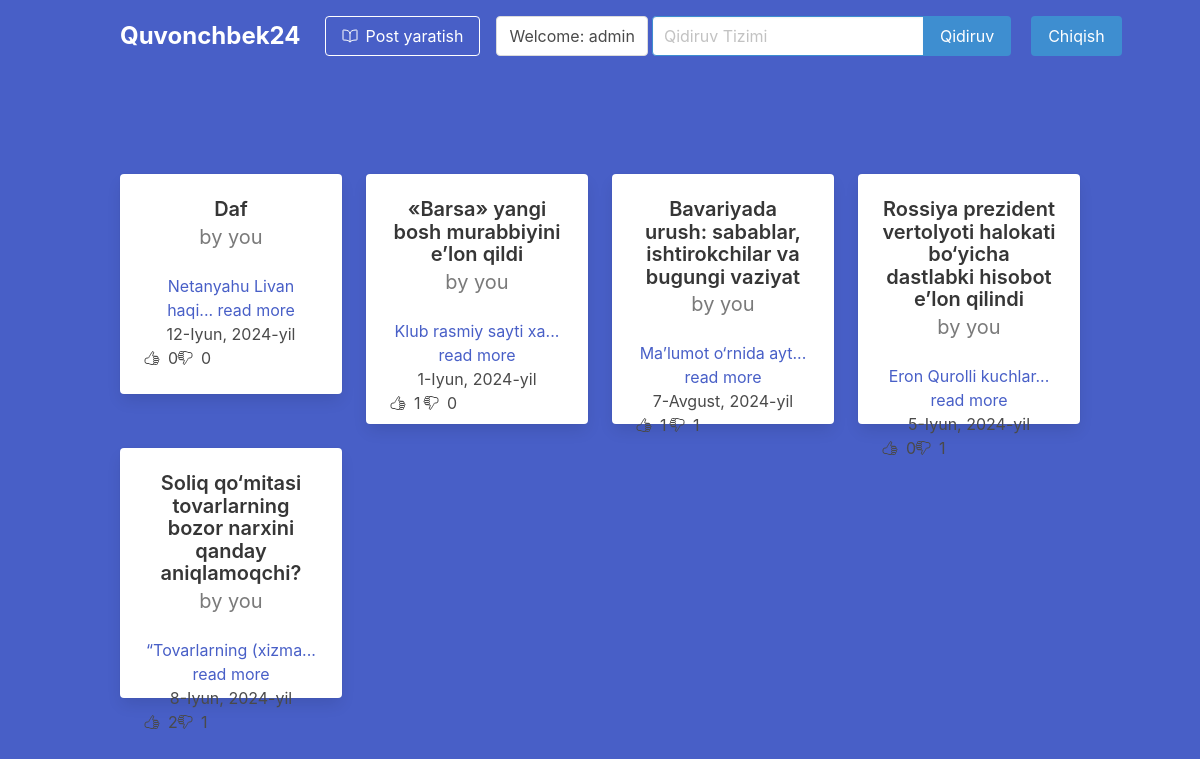
The app's page / (signed in) with its own data.
### crud/models.py (models this page shows, shortened)
class Article(models.Model):
    title = models.CharField(max_length=250)
    text = models.TextField()
    slug = models.SlugField(unique=True)
    date = models.DateField(auto_now=True)
    thumb = models.ImageField(blank=True)
    author = models.ForeignKey(User, default=None, on_delete=models.CASCADE)
    likes = models.ManyToManyField(User, related_name='article_likes')
    dislikes = models.ManyToManyField(User, related_name='article_dislikes')
    def snippet(self):
        return self.text[:20] + '... read more'
    def total_likes(self):
        return self.likes.count()
    def total_dislikes(self):
        return self.dislikes.count()

### crud/views.py (the view)
# urls.py: path('', article_func, name='article_func'),
@login_required
def article_func(request):
    articles = Article.objects.all().order_by('-id')
    search = request.GET.get('search')
    articles = articles.filter(Q(title__icontains=search) | Q(text__icontains=search)) if search else articles
    context = {
        'articles': articles,
    }
    return render(request, 'home_list.html', context)

### templates/home_list.html
{% extends 'base.html' %}
{% load static %}
{% block content %}
<div class="container">
    <div class="columns is-centered" style="display: grid; grid-template-columns: repeat(4,1fr)">
        {% for article in articles %}
        <div class="column ">
            <div class="card has-text-centered" style="max-height: 250px;">
                <div class="card-content">
                    <div class="media">
                        <div class="media-content">
                            <p class="title has-text-dark is-5">
                                {{ article.title}}
                            </p>
                            {% if user == article.author %}
                            <p class="subtitle is-t has-text-grey">by you</p>
                            {% else %}
                            <p class="subtitle is-4 has-text-grey">by {{ article.author }} </p>
                            {% endif %}
                        </div>
                    </div>
                    <div class="content ">
                        <a href="{% url 'article_detail' article.slug %}">
                            {{ article.snippet }}
                        </a>
                        <br>
                        <div>{{ article.date }}</div>
                         <div class="columns has-text-centered" >
                            <div class="column is-2">
                                <div class="columns is-gapless">
                                    <div class="column">
                                        <ion-icon name="thumbs-up-outline" class="mt-1"></ion-icon>
                                    </div>
                                    <div class="column">
                                        <span class="ml-2">{{ article.total_likes }}</span>
                                    </div>
                                </div>
                            </div>
                            <div class="column is-2">
                                <div class="columns is-gapless">
                                    <div class="column">
                                        <ion-icon name="thumbs-down-outline" class="mt-1"></ion-icon>
                                    </div>
                                    <div class="column">
                                        <span class="ml-2">{{ article.total_dislikes }}</span>
                                    </div>
                                </div>
                            </div>
                        </div>
                    </div>
                </div>
            </div>
        </div>
        {% endfor %}
    </div>
</div>
{% endblock %}

### templates/base.html (shortened to what this page needs)
{% load static %}
<html lang="en">
<head>
    <link rel="stylesheet" href="{% static 'css/style.css' %}">
    <link rel="stylesheet" href="{% static 'bulma.css' %}">
    <link rel="stylesheet" href="https://cdn.jsdelivr.net/npm/bulma@0.9.4/css/bulma.min.css">
</head>
<body>
<section class="hero has-background-link is-fullheight">
    <div class="hero-head">
        <header class="navbar">
            <div class="container">
                <div class="navbar-brand">
                    <a class="navbar-item" href="{% url 'article_func' %}">
                        <h1 class="has-text-white has-text-weight-bold is-size-4">Quvonchbek24</h1>
                    </a>
                </div>
                <div id="navbarMenuHeroC" class="navbar-menu">
                    <div class="navbar-start">
                        {% if user.is_authenticated %}
                        <span class="navbar-item">
                            <a href="{% url 'article_create' %}" class="button is-info is-outlined is-inverted">
                                <span class="mr-2">
                                    <ion-icon name="book-outline"></ion-icon>
                                </span>
                                <span>
                                    Post yaratish
                                </span>
                            </a>
                        </span>
                        {% endif %}
                    </div>
                    <div class="navbar-end">
                        {% if user.is_authenticated %}
                        <a href="" class="navbar-item button my-4 mx-1">
                            Welcome: {{ user }}
                        </a>
                        <form action="{% url 'article_func' %}" method="get">
                            <div class="field has-addons mt-4 mr-2">
                                <div class="control ">
                                    <input class="input is-info" type="search" placeholder= "Qidiruv Tizimi" name="search">
                                </div>
                                <div class="control">
                                    <button class="button is-info" type="submit">
                                        Qidiruv
                                    </button>
                                </div>
                            </div>
                        </form>
                        <span class="navbar-item">
                            <a href="{% url 'sign_out' %}" class="button is-info">
                                Chiqish
                            </a>
                        </span>
                        {% else %}
                        <span class="navbar-item">
                            <a href="{% url 'sign_in' %}" class="button is-info">Kirish </a>
                        </span>
                        {% endif %}
                    </div>
                </div>
            </div>
        </header>
    </div>
    <div class="hero-body">
        {% block content %}
        {% endblock %}
    </div>
</section>
</body>
</html>

### records on screen
Article: title "Daf", shows "by you", snippet "Netanyahu Livan haqi... read more", date "12-Iyun, 2024-yil", total_likes "0", total_dislikes "0"
Article: title "«Barsa» yangi bosh murabbiyini e’lon qildi", shows "by you", snippet "Klub rasmiy sayti xa... read more", date "1-Iyun, 2024-yil", total_likes "1", total_dislikes "0"
Article: title "Bavariyada urush: sabablar, ishtirokchilar va bugungi vaziyat", shows "by you", snippet "Ma’lumot o‘rnida ayt... read more", date "7-Avgust, 2024-yil", total_likes "1", total_dislikes "1"
Article: title "Rossiya prezident vertolyoti halokati bo‘yicha dastlabki hisobot e’lon qilindi", shows "by you", snippet "Eron Qurolli kuchlar... read more", date "5-Iyun, 2024-yil", total_likes "0", total_dislikes "1"
Article: title "Soliq qo‘mitasi tovarlarning bozor narxini qanday aniqlamoqchi?", shows "by you", snippet "“Tovarlarning (xizma... read more", date "8-Iyun, 2024-yil", total_likes "2", total_dislikes "1"

### other values on screen
{{ user }} "admin"
